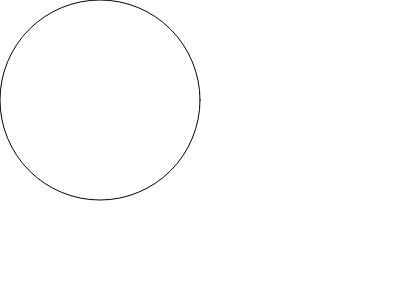
Frame 1 (no input)
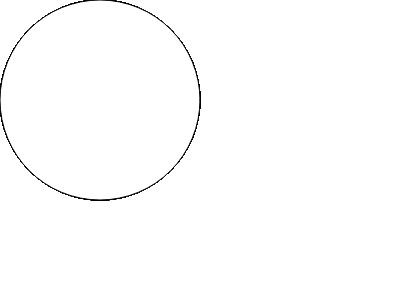
Frame 60 (no input)
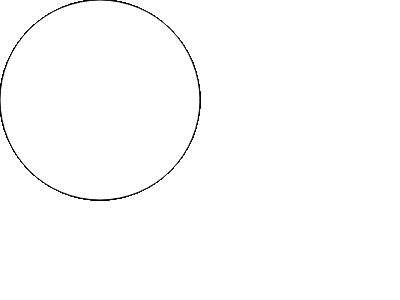
Frame 120 (the mouse pressed at the canvas centre since frame 60)

The p5.js sketch that drew these frames (run headless with seeded random() and noise() and a simulated clock; from frame 60 on, the mouse is pressed at the canvas centre):

// p5.js sketch
// ── sketch.js
// 函数setup() ：准备阶段
function setup() {
	createCanvas(400,300);
}

// 函数draw()：作画阶段
function draw() {
	fill(255);// 填充白色
	ellipse(100,100,200,200); // 画圆形
}
